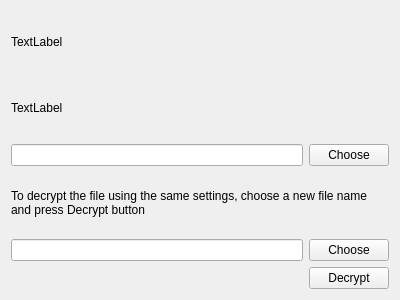
<?xml version="1.0" encoding="UTF-8"?>
<ui version="4.0">
 <class>SaveFile</class>
 <widget class="QWizardPage" name="SaveFile">
  <property name="geometry">
   <rect>
    <x>0</x>
    <y>0</y>
    <width>400</width>
    <height>300</height>
   </rect>
  </property>
  <property name="windowTitle">
   <string>WizardPage</string>
  </property>
  <layout class="QVBoxLayout" name="verticalLayout">
   <item>
    <widget class="QLabel" name="title">
     <property name="text">
      <string>TextLabel</string>
     </property>
    </widget>
   </item>
   <item>
    <widget class="QLabel" name="description">
     <property name="text">
      <string>TextLabel</string>
     </property>
    </widget>
   </item>
   <item>
    <layout class="QHBoxLayout" name="horizontalLayout">
     <item>
      <widget class="QLineEdit" name="save_file_path"/>
     </item>
     <item>
      <widget class="QPushButton" name="choose_button">
       <property name="text">
        <string>Choose</string>
       </property>
      </widget>
     </item>
    </layout>
   </item>
   <item>
    <widget class="QLabel" name="label">
     <property name="text">
      <string>To decrypt the file using the same settings, choose a new file name and press Decrypt button</string>
     </property>
     <property name="wordWrap">
      <bool>true</bool>
     </property>
    </widget>
   </item>
   <item>
    <layout class="QHBoxLayout" name="horizontalLayout_2">
     <item>
      <widget class="QLineEdit" name="decrypt_file_path"/>
     </item>
     <item>
      <widget class="QPushButton" name="choose_decrypt">
       <property name="text">
        <string>Choose</string>
       </property>
      </widget>
     </item>
    </layout>
   </item>
   <item>
    <layout class="QHBoxLayout" name="horizontalLayout_3">
     <item>
      <spacer name="horizontalSpacer">
       <property name="orientation">
        <enum>Qt::Horizontal</enum>
       </property>
       <property name="sizeHint" stdset="0">
        <size>
         <width>40</width>
         <height>20</height>
        </size>
       </property>
      </spacer>
     </item>
     <item>
      <widget class="QPushButton" name="decrypt_button">
       <property name="text">
        <string>Decrypt</string>
       </property>
      </widget>
     </item>
    </layout>
   </item>
  </layout>
 </widget>
 <resources/>
 <connections/>
</ui>
